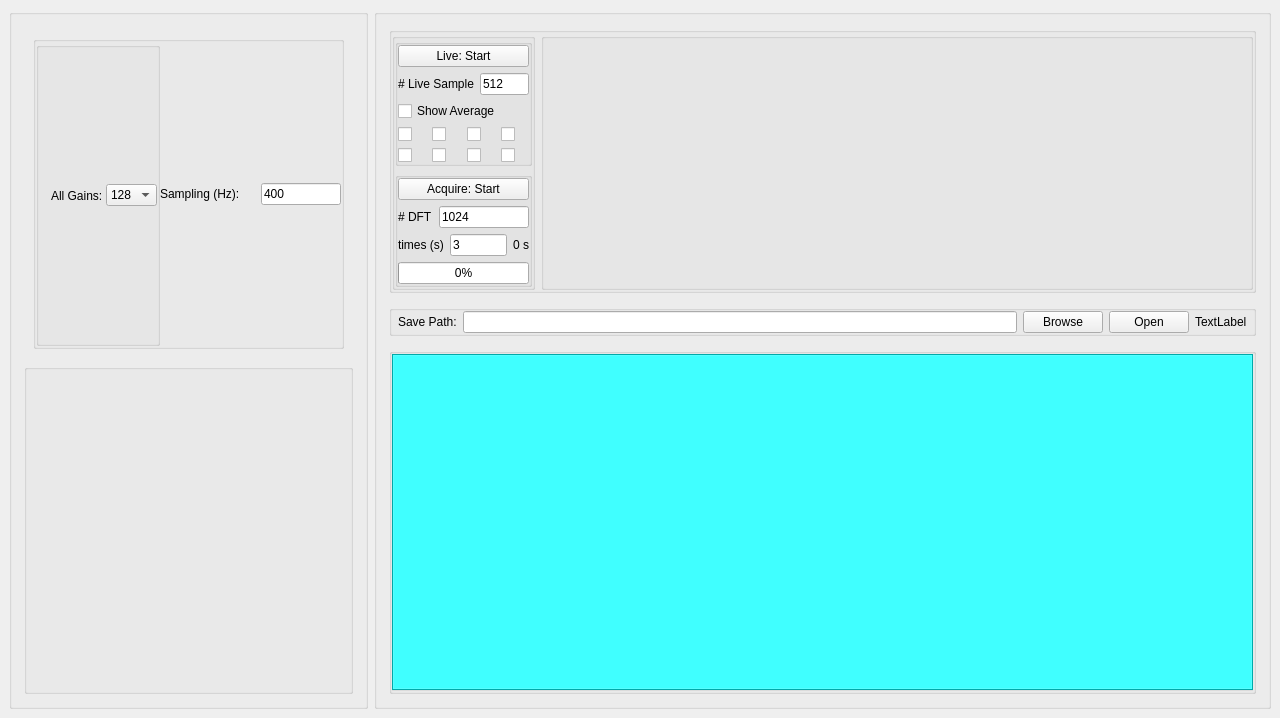
<?xml version="1.0" encoding="UTF-8"?>
<ui version="4.0">
 <class>MainWindow</class>
 <widget class="QMainWindow" name="MainWindow">
  <property name="geometry">
   <rect>
    <x>0</x>
    <y>0</y>
    <width>1280</width>
    <height>718</height>
   </rect>
  </property>
  <property name="minimumSize">
   <size>
    <width>1280</width>
    <height>718</height>
   </size>
  </property>
  <property name="windowTitle">
   <string>MainWindow</string>
  </property>
  <property name="styleSheet">
   <string notr="true"/>
  </property>
  <widget class="QWidget" name="centralwidget">
   <layout class="QHBoxLayout" name="horizontalLayout" stretch="2,5">
    <item>
     <widget class="QGroupBox" name="group_left">
      <property name="title">
       <string/>
      </property>
      <layout class="QVBoxLayout" name="layout_left" stretch="1,1">
       <property name="leftMargin">
        <number>12</number>
       </property>
       <property name="topMargin">
        <number>12</number>
       </property>
       <property name="rightMargin">
        <number>12</number>
       </property>
       <property name="bottomMargin">
        <number>12</number>
       </property>
       <item>
        <widget class="QStackedWidget" name="group_vivi_control">
         <property name="currentIndex">
          <number>1</number>
         </property>
         <widget class="QWidget" name="group_vivi_off"/>
         <widget class="QWidget" name="group_vivi_on">
          <layout class="QVBoxLayout" name="verticalLayout" stretch="0,1">
           <item>
            <widget class="QGroupBox" name="group_sampling">
             <property name="title">
              <string/>
             </property>
             <property name="flat">
              <bool>true</bool>
             </property>
             <layout class="QHBoxLayout" name="horizontalLayout_15">
              <property name="spacing">
               <number>0</number>
              </property>
              <property name="leftMargin">
               <number>0</number>
              </property>
              <property name="topMargin">
               <number>0</number>
              </property>
              <property name="rightMargin">
               <number>0</number>
              </property>
              <property name="bottomMargin">
               <number>0</number>
              </property>
              <item>
               <widget class="QGroupBox" name="group_allgain">
                <property name="title">
                 <string/>
                </property>
                <property name="flat">
                 <bool>true</bool>
                </property>
                <layout class="QHBoxLayout" name="horizontalLayout_14">
                 <property name="spacing">
                  <number>0</number>
                 </property>
                 <property name="leftMargin">
                  <number>12</number>
                 </property>
                 <property name="topMargin">
                  <number>0</number>
                 </property>
                 <property name="rightMargin">
                  <number>0</number>
                 </property>
                 <property name="bottomMargin">
                  <number>0</number>
                 </property>
                 <item>
                  <widget class="QLabel" name="label">
                   <property name="text">
                    <string>All Gains: </string>
                   </property>
                  </widget>
                 </item>
                 <item>
                  <widget class="QComboBox" name="CB_allGains">
                   <property name="maximumSize">
                    <size>
                     <width>80</width>
                     <height>16777215</height>
                    </size>
                   </property>
                   <item>
                    <property name="text">
                     <string>128</string>
                    </property>
                   </item>
                   <item>
                    <property name="text">
                     <string>64</string>
                    </property>
                   </item>
                   <item>
                    <property name="text">
                     <string>32</string>
                    </property>
                   </item>
                   <item>
                    <property name="text">
                     <string>16</string>
                    </property>
                   </item>
                   <item>
                    <property name="text">
                     <string>8</string>
                    </property>
                   </item>
                   <item>
                    <property name="text">
                     <string>1</string>
                    </property>
                   </item>
                   <item>
                    <property name="text">
                     <string/>
                    </property>
                   </item>
                  </widget>
                 </item>
                </layout>
               </widget>
              </item>
              <item>
               <widget class="QLabel" name="label_2">
                <property name="text">
                 <string>Sampling (Hz): </string>
                </property>
               </widget>
              </item>
              <item>
               <widget class="QLineEdit" name="LE_sampling">
                <property name="maximumSize">
                 <size>
                  <width>80</width>
                  <height>16777215</height>
                 </size>
                </property>
                <property name="text">
                 <string>400</string>
                </property>
               </widget>
              </item>
             </layout>
            </widget>
           </item>
           <item>
            <layout class="QGridLayout" name="layout_adc">
             <property name="horizontalSpacing">
              <number>0</number>
             </property>
            </layout>
           </item>
          </layout>
         </widget>
        </widget>
       </item>
       <item>
        <widget class="QGroupBox" name="group_logo_enable">
         <property name="title">
          <string/>
         </property>
         <property name="flat">
          <bool>true</bool>
         </property>
        </widget>
       </item>
      </layout>
     </widget>
    </item>
    <item>
     <widget class="QGroupBox" name="group_viviewer">
      <property name="title">
       <string/>
      </property>
      <layout class="QVBoxLayout" name="verticalLayout_12" stretch="4,1,12">
       <property name="spacing">
        <number>12</number>
       </property>
       <property name="leftMargin">
        <number>12</number>
       </property>
       <property name="topMargin">
        <number>12</number>
       </property>
       <property name="rightMargin">
        <number>12</number>
       </property>
       <property name="bottomMargin">
        <number>12</number>
       </property>
       <item>
        <widget class="QGroupBox" name="group_viewer">
         <property name="title">
          <string/>
         </property>
         <property name="flat">
          <bool>false</bool>
         </property>
         <layout class="QHBoxLayout" name="horizontalLayout_5" stretch="1,5">
          <property name="leftMargin">
           <number>0</number>
          </property>
          <property name="topMargin">
           <number>0</number>
          </property>
          <property name="rightMargin">
           <number>0</number>
          </property>
          <property name="bottomMargin">
           <number>0</number>
          </property>
          <item>
           <widget class="QGroupBox" name="groupBox_10">
            <property name="title">
             <string/>
            </property>
            <property name="flat">
             <bool>true</bool>
            </property>
            <layout class="QVBoxLayout" name="verticalLayout_15">
             <property name="leftMargin">
              <number>0</number>
             </property>
             <property name="topMargin">
              <number>0</number>
             </property>
             <property name="rightMargin">
              <number>0</number>
             </property>
             <property name="bottomMargin">
              <number>0</number>
             </property>
             <item>
              <widget class="QGroupBox" name="group_live_control">
               <property name="title">
                <string/>
               </property>
               <property name="flat">
                <bool>true</bool>
               </property>
               <layout class="QVBoxLayout" name="verticalLayout_13">
                <property name="leftMargin">
                 <number>0</number>
                </property>
                <property name="topMargin">
                 <number>0</number>
                </property>
                <property name="rightMargin">
                 <number>0</number>
                </property>
                <property name="bottomMargin">
                 <number>0</number>
                </property>
                <item>
                 <widget class="QPushButton" name="PB_live_start">
                  <property name="text">
                   <string>Live: Start</string>
                  </property>
                 </widget>
                </item>
                <item>
                 <layout class="QHBoxLayout" name="horizontalLayout_6">
                  <item>
                   <widget class="QLabel" name="label_5">
                    <property name="text">
                     <string># Live Sample</string>
                    </property>
                   </widget>
                  </item>
                  <item>
                   <widget class="QLineEdit" name="LE_num_live_sample">
                    <property name="minimumSize">
                     <size>
                      <width>35</width>
                      <height>0</height>
                     </size>
                    </property>
                    <property name="text">
                     <string>512</string>
                    </property>
                   </widget>
                  </item>
                 </layout>
                </item>
                <item>
                 <widget class="QCheckBox" name="CheckBox_average">
                  <property name="text">
                   <string>Show Average</string>
                  </property>
                 </widget>
                </item>
                <item>
                 <layout class="QGridLayout" name="gridLayout_4">
                  <item row="0" column="3">
                   <widget class="QCheckBox" name="CB_plot_4">
                    <property name="font">
                     <font>
                      <kerning>true</kerning>
                     </font>
                    </property>
                    <property name="text">
                     <string/>
                    </property>
                   </widget>
                  </item>
                  <item row="0" column="2">
                   <widget class="QCheckBox" name="CB_plot_3">
                    <property name="text">
                     <string/>
                    </property>
                   </widget>
                  </item>
                  <item row="0" column="1">
                   <widget class="QCheckBox" name="CB_plot_2">
                    <property name="text">
                     <string/>
                    </property>
                   </widget>
                  </item>
                  <item row="0" column="0">
                   <widget class="QCheckBox" name="CB_plot_1">
                    <property name="text">
                     <string/>
                    </property>
                   </widget>
                  </item>
                  <item row="1" column="0">
                   <widget class="QCheckBox" name="CB_plot_5">
                    <property name="text">
                     <string/>
                    </property>
                   </widget>
                  </item>
                  <item row="1" column="1">
                   <widget class="QCheckBox" name="CB_plot_6">
                    <property name="text">
                     <string/>
                    </property>
                   </widget>
                  </item>
                  <item row="1" column="2">
                   <widget class="QCheckBox" name="CB_plot_7">
                    <property name="text">
                     <string/>
                    </property>
                   </widget>
                  </item>
                  <item row="1" column="3">
                   <widget class="QCheckBox" name="CB_plot_8">
                    <property name="text">
                     <string/>
                    </property>
                   </widget>
                  </item>
                 </layout>
                </item>
               </layout>
              </widget>
             </item>
             <item>
              <widget class="QGroupBox" name="group_acquire_control">
               <property name="title">
                <string/>
               </property>
               <property name="flat">
                <bool>true</bool>
               </property>
               <layout class="QVBoxLayout" name="verticalLayout_14">
                <property name="leftMargin">
                 <number>0</number>
                </property>
                <property name="topMargin">
                 <number>0</number>
                </property>
                <property name="rightMargin">
                 <number>0</number>
                </property>
                <property name="bottomMargin">
                 <number>0</number>
                </property>
                <item>
                 <widget class="QPushButton" name="PB_acquire_start">
                  <property name="text">
                   <string>Acquire: Start</string>
                  </property>
                 </widget>
                </item>
                <item>
                 <layout class="QHBoxLayout" name="horizontalLayout_9">
                  <item>
                   <widget class="QLabel" name="label_8">
                    <property name="text">
                     <string># DFT</string>
                    </property>
                   </widget>
                  </item>
                  <item>
                   <widget class="QLineEdit" name="LE_num_dft_acquire">
                    <property name="text">
                     <string>1024</string>
                    </property>
                   </widget>
                  </item>
                 </layout>
                </item>
                <item>
                 <layout class="QHBoxLayout" name="horizontalLayout_10">
                  <item>
                   <widget class="QLabel" name="label_9">
                    <property name="text">
                     <string>times (s)</string>
                    </property>
                   </widget>
                  </item>
                  <item>
                   <widget class="QLineEdit" name="LE_acquire_time">
                    <property name="text">
                     <string>3</string>
                    </property>
                   </widget>
                  </item>
                  <item>
                   <widget class="QLabel" name="label_elapsed_time">
                    <property name="text">
                     <string>0 s</string>
                    </property>
                   </widget>
                  </item>
                 </layout>
                </item>
                <item>
                 <widget class="QProgressBar" name="Progress_Acquistion">
                  <property name="value">
                   <number>0</number>
                  </property>
                 </widget>
                </item>
               </layout>
              </widget>
             </item>
            </layout>
           </widget>
          </item>
          <item>
           <widget class="QGroupBox" name="group_spectrum">
            <property name="title">
             <string/>
            </property>
            <property name="flat">
             <bool>true</bool>
            </property>
            <layout class="QVBoxLayout" name="layout_spectrum">
             <property name="leftMargin">
              <number>0</number>
             </property>
             <property name="topMargin">
              <number>0</number>
             </property>
             <property name="rightMargin">
              <number>0</number>
             </property>
             <property name="bottomMargin">
              <number>0</number>
             </property>
            </layout>
           </widget>
          </item>
         </layout>
        </widget>
       </item>
       <item>
        <widget class="QGroupBox" name="group_save_control">
         <property name="sizePolicy">
          <sizepolicy hsizetype="Preferred" vsizetype="Maximum">
           <horstretch>0</horstretch>
           <verstretch>0</verstretch>
          </sizepolicy>
         </property>
         <property name="maximumSize">
          <size>
           <width>16777215</width>
           <height>50</height>
          </size>
         </property>
         <property name="title">
          <string/>
         </property>
         <property name="flat">
          <bool>false</bool>
         </property>
         <layout class="QHBoxLayout" name="horizontalLayout_4">
          <property name="leftMargin">
           <number>6</number>
          </property>
          <property name="topMargin">
           <number>0</number>
          </property>
          <property name="rightMargin">
           <number>6</number>
          </property>
          <property name="bottomMargin">
           <number>0</number>
          </property>
          <item>
           <widget class="QLabel" name="label_3">
            <property name="text">
             <string>Save Path:</string>
            </property>
           </widget>
          </item>
          <item>
           <widget class="QLineEdit" name="LE_save_path"/>
          </item>
          <item>
           <widget class="QPushButton" name="PB_browse">
            <property name="text">
             <string>Browse</string>
            </property>
           </widget>
          </item>
          <item>
           <widget class="QPushButton" name="PB_open">
            <property name="text">
             <string>Open</string>
            </property>
           </widget>
          </item>
          <item>
           <widget class="QLabel" name="save_status">
            <property name="text">
             <string>TextLabel</string>
            </property>
           </widget>
          </item>
         </layout>
        </widget>
       </item>
       <item>
        <widget class="QGroupBox" name="group_tabs">
         <property name="title">
          <string/>
         </property>
         <property name="flat">
          <bool>false</bool>
         </property>
         <layout class="QHBoxLayout" name="horizontalLayout_8">
          <property name="leftMargin">
           <number>0</number>
          </property>
          <property name="topMargin">
           <number>0</number>
          </property>
          <property name="rightMargin">
           <number>0</number>
          </property>
          <property name="bottomMargin">
           <number>0</number>
          </property>
          <item>
           <widget class="QTabWidget" name="tabs_spectrogram">
            <property name="sizePolicy">
             <sizepolicy hsizetype="Expanding" vsizetype="Expanding">
              <horstretch>0</horstretch>
              <verstretch>0</verstretch>
             </sizepolicy>
            </property>
            <property name="palette">
             <palette>
              <active>
               <colorrole role="WindowText">
                <brush brushstyle="SolidPattern">
                 <color alpha="255">
                  <red>0</red>
                  <green>0</green>
                  <blue>0</blue>
                 </color>
                </brush>
               </colorrole>
               <colorrole role="Button">
                <brush brushstyle="SolidPattern">
                 <color alpha="255">
                  <red>0</red>
                  <green>236</green>
                  <blue>236</blue>
                 </color>
                </brush>
               </colorrole>
               <colorrole role="Light">
                <brush brushstyle="SolidPattern">
                 <color alpha="255">
                  <red>99</red>
                  <green>255</green>
                  <blue>255</blue>
                 </color>
                </brush>
               </colorrole>
               <colorrole role="Midlight">
                <brush brushstyle="SolidPattern">
                 <color alpha="255">
                  <red>49</red>
                  <green>245</green>
                  <blue>245</blue>
                 </color>
                </brush>
               </colorrole>
               <colorrole role="Dark">
                <brush brushstyle="SolidPattern">
                 <color alpha="255">
                  <red>0</red>
                  <green>118</green>
                  <blue>118</blue>
                 </color>
                </brush>
               </colorrole>
               <colorrole role="Mid">
                <brush brushstyle="SolidPattern">
                 <color alpha="255">
                  <red>0</red>
                  <green>157</green>
                  <blue>157</blue>
                 </color>
                </brush>
               </colorrole>
               <colorrole role="Text">
                <brush brushstyle="SolidPattern">
                 <color alpha="255">
                  <red>0</red>
                  <green>0</green>
                  <blue>0</blue>
                 </color>
                </brush>
               </colorrole>
               <colorrole role="BrightText">
                <brush brushstyle="SolidPattern">
                 <color alpha="255">
                  <red>255</red>
                  <green>255</green>
                  <blue>255</blue>
                 </color>
                </brush>
               </colorrole>
               <colorrole role="ButtonText">
                <brush brushstyle="SolidPattern">
                 <color alpha="255">
                  <red>0</red>
                  <green>0</green>
                  <blue>0</blue>
                 </color>
                </brush>
               </colorrole>
               <colorrole role="Base">
                <brush brushstyle="SolidPattern">
                 <color alpha="255">
                  <red>255</red>
                  <green>255</green>
                  <blue>255</blue>
                 </color>
                </brush>
               </colorrole>
               <colorrole role="Window">
                <brush brushstyle="SolidPattern">
                 <color alpha="255">
                  <red>0</red>
                  <green>236</green>
                  <blue>236</blue>
                 </color>
                </brush>
               </colorrole>
               <colorrole role="Shadow">
                <brush brushstyle="SolidPattern">
                 <color alpha="255">
                  <red>0</red>
                  <green>0</green>
                  <blue>0</blue>
                 </color>
                </brush>
               </colorrole>
               <colorrole role="AlternateBase">
                <brush brushstyle="SolidPattern">
                 <color alpha="255">
                  <red>127</red>
                  <green>245</green>
                  <blue>245</blue>
                 </color>
                </brush>
               </colorrole>
               <colorrole role="ToolTipBase">
                <brush brushstyle="SolidPattern">
                 <color alpha="255">
                  <red>255</red>
                  <green>255</green>
                  <blue>220</blue>
                 </color>
                </brush>
               </colorrole>
               <colorrole role="ToolTipText">
                <brush brushstyle="SolidPattern">
                 <color alpha="255">
                  <red>0</red>
                  <green>0</green>
                  <blue>0</blue>
                 </color>
                </brush>
               </colorrole>
              </active>
              <inactive>
               <colorrole role="WindowText">
                <brush brushstyle="SolidPattern">
                 <color alpha="255">
                  <red>0</red>
                  <green>0</green>
                  <blue>0</blue>
                 </color>
                </brush>
               </colorrole>
               <colorrole role="Button">
                <brush brushstyle="SolidPattern">
                 <color alpha="255">
                  <red>0</red>
                  <green>236</green>
                  <blue>236</blue>
                 </color>
                </brush>
               </colorrole>
               <colorrole role="Light">
                <brush brushstyle="SolidPattern">
                 <color alpha="255">
                  <red>99</red>
                  <green>255</green>
                  <blue>255</blue>
                 </color>
                </brush>
               </colorrole>
               <colorrole role="Midlight">
                <brush brushstyle="SolidPattern">
                 <color alpha="255">
                  <red>49</red>
                  <green>245</green>
                  <blue>245</blue>
                 </color>
                </brush>
               </colorrole>
               <colorrole role="Dark">
                <brush brushstyle="SolidPattern">
                 <color alpha="255">
                  <red>0</red>
                  <green>118</green>
                  <blue>118</blue>
                 </color>
                </brush>
               </colorrole>
               <colorrole role="Mid">
                <brush brushstyle="SolidPattern">
                 <color alpha="255">
                  <red>0</red>
                  <green>157</green>
                  <blue>157</blue>
                 </color>
                </brush>
               </colorrole>
               <colorrole role="Text">
                <brush brushstyle="SolidPattern">
                 <color alpha="255">
                  <red>0</red>
                  <green>0</green>
                  <blue>0</blue>
                 </color>
                </brush>
               </colorrole>
               <colorrole role="BrightText">
                <brush brushstyle="SolidPattern">
                 <color alpha="255">
                  <red>255</red>
                  <green>255</green>
                  <blue>255</blue>
                 </color>
                </brush>
               </colorrole>
               <colorrole role="ButtonText">
                <brush brushstyle="SolidPattern">
                 <color alpha="255">
                  <red>0</red>
                  <green>0</green>
                  <blue>0</blue>
                 </color>
                </brush>
               </colorrole>
               <colorrole role="Base">
                <brush brushstyle="SolidPattern">
                 <color alpha="255">
                  <red>255</red>
                  <green>255</green>
                  <blue>255</blue>
                 </color>
                </brush>
               </colorrole>
               <colorrole role="Window">
                <brush brushstyle="SolidPattern">
                 <color alpha="255">
                  <red>0</red>
                  <green>236</green>
                  <blue>236</blue>
                 </color>
                </brush>
               </colorrole>
               <colorrole role="Shadow">
                <brush brushstyle="SolidPattern">
                 <color alpha="255">
                  <red>0</red>
                  <green>0</green>
                  <blue>0</blue>
                 </color>
                </brush>
               </colorrole>
               <colorrole role="AlternateBase">
                <brush brushstyle="SolidPattern">
                 <color alpha="255">
                  <red>127</red>
                  <green>245</green>
                  <blue>245</blue>
                 </color>
                </brush>
               </colorrole>
               <colorrole role="ToolTipBase">
                <brush brushstyle="SolidPattern">
                 <color alpha="255">
                  <red>255</red>
                  <green>255</green>
                  <blue>220</blue>
                 </color>
                </brush>
               </colorrole>
               <colorrole role="ToolTipText">
                <brush brushstyle="SolidPattern">
                 <color alpha="255">
                  <red>0</red>
                  <green>0</green>
                  <blue>0</blue>
                 </color>
                </brush>
               </colorrole>
              </inactive>
              <disabled>
               <colorrole role="WindowText">
                <brush brushstyle="SolidPattern">
                 <color alpha="255">
                  <red>0</red>
                  <green>118</green>
                  <blue>118</blue>
                 </color>
                </brush>
               </colorrole>
               <colorrole role="Button">
                <brush brushstyle="SolidPattern">
                 <color alpha="255">
                  <red>0</red>
                  <green>236</green>
                  <blue>236</blue>
                 </color>
                </brush>
               </colorrole>
               <colorrole role="Light">
                <brush brushstyle="SolidPattern">
                 <color alpha="255">
                  <red>99</red>
                  <green>255</green>
                  <blue>255</blue>
                 </color>
                </brush>
               </colorrole>
               <colorrole role="Midlight">
                <brush brushstyle="SolidPattern">
                 <color alpha="255">
                  <red>49</red>
                  <green>245</green>
                  <blue>245</blue>
                 </color>
                </brush>
               </colorrole>
               <colorrole role="Dark">
                <brush brushstyle="SolidPattern">
                 <color alpha="255">
                  <red>0</red>
                  <green>118</green>
                  <blue>118</blue>
                 </color>
                </brush>
               </colorrole>
               <colorrole role="Mid">
                <brush brushstyle="SolidPattern">
                 <color alpha="255">
                  <red>0</red>
                  <green>157</green>
                  <blue>157</blue>
                 </color>
                </brush>
               </colorrole>
               <colorrole role="Text">
                <brush brushstyle="SolidPattern">
                 <color alpha="255">
                  <red>0</red>
                  <green>118</green>
                  <blue>118</blue>
                 </color>
                </brush>
               </colorrole>
               <colorrole role="BrightText">
                <brush brushstyle="SolidPattern">
                 <color alpha="255">
                  <red>255</red>
                  <green>255</green>
                  <blue>255</blue>
                 </color>
                </brush>
               </colorrole>
               <colorrole role="ButtonText">
                <brush brushstyle="SolidPattern">
                 <color alpha="255">
                  <red>0</red>
                  <green>118</green>
                  <blue>118</blue>
                 </color>
                </brush>
               </colorrole>
               <colorrole role="Base">
                <brush brushstyle="SolidPattern">
                 <color alpha="255">
                  <red>0</red>
                  <green>236</green>
                  <blue>236</blue>
                 </color>
                </brush>
               </colorrole>
               <colorrole role="Window">
                <brush brushstyle="SolidPattern">
                 <color alpha="255">
                  <red>0</red>
                  <green>236</green>
                  <blue>236</blue>
                 </color>
                </brush>
               </colorrole>
               <colorrole role="Shadow">
                <brush brushstyle="SolidPattern">
                 <color alpha="255">
                  <red>0</red>
                  <green>0</green>
                  <blue>0</blue>
                 </color>
                </brush>
               </colorrole>
               <colorrole role="AlternateBase">
                <brush brushstyle="SolidPattern">
                 <color alpha="255">
                  <red>0</red>
                  <green>236</green>
                  <blue>236</blue>
                 </color>
                </brush>
               </colorrole>
               <colorrole role="ToolTipBase">
                <brush brushstyle="SolidPattern">
                 <color alpha="255">
                  <red>255</red>
                  <green>255</green>
                  <blue>220</blue>
                 </color>
                </brush>
               </colorrole>
               <colorrole role="ToolTipText">
                <brush brushstyle="SolidPattern">
                 <color alpha="255">
                  <red>0</red>
                  <green>0</green>
                  <blue>0</blue>
                 </color>
                </brush>
               </colorrole>
              </disabled>
             </palette>
            </property>
            <property name="autoFillBackground">
             <bool>false</bool>
            </property>
            <property name="currentIndex">
             <number>-1</number>
            </property>
           </widget>
          </item>
         </layout>
        </widget>
       </item>
      </layout>
     </widget>
    </item>
   </layout>
  </widget>
 </widget>
 <resources/>
 <connections/>
</ui>
